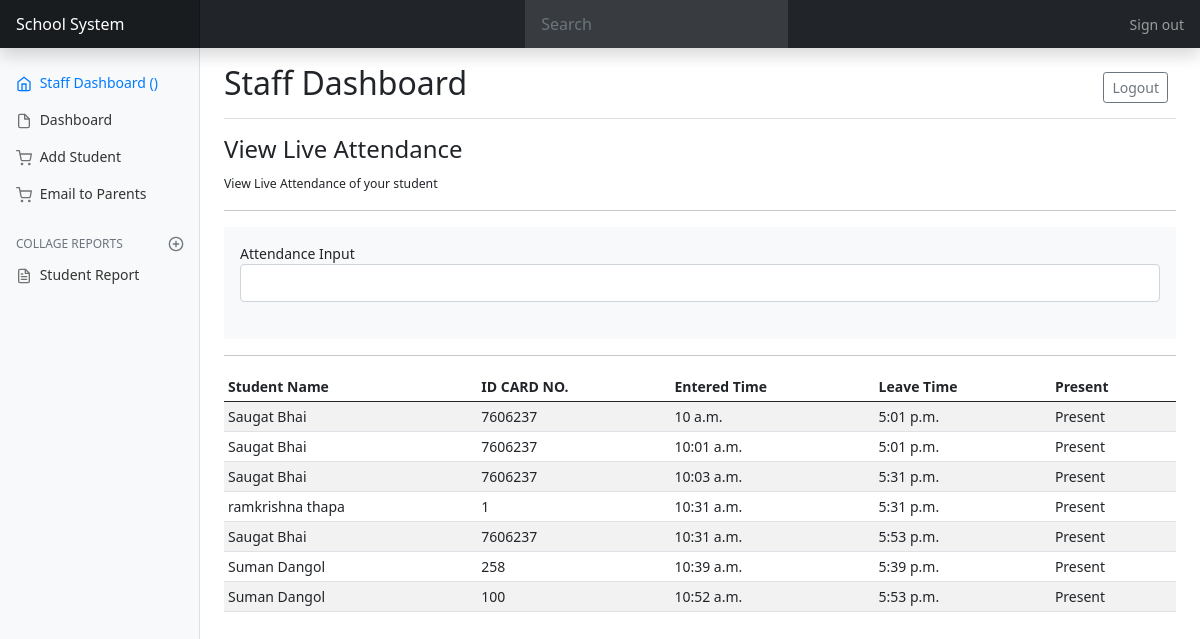
Page /liveattendance on the committed database.
### student/models.py (models this page shows, shortened)
class attendance(models.Model):
    student = models.ForeignKey(Student, on_delete=models.CASCADE)
    morning = models.TimeField(null = True)
    evening = models.TimeField(null = True)
    present = models.BooleanField(default= False)
    count = models.IntegerField(default = 0)

class Student(models.Model):
    admin = models.OneToOneField(CustomUser, on_delete=models.CASCADE)
    id_card = models.BigIntegerField(unique=True)
    number = models.BigIntegerField(null = True)
    Temporary_address = models.CharField(max_length = 300)
    street = models.CharField(max_length = 200)
    district = models.CharField(max_length = 50, default = 'Kathmandu')
    profile_pic = models.ImageField(upload_to = "Seller_Profile", blank = True)
    faculty = models.CharField(max_length= 200, default = "Computer Science")
    gender = models.CharField(max_length = 100, choices = (
        ('Male', 'Male'),
        ('Female', 'Female')
    ), default = 'Male')
    objects = models.Manager()

class CustomUser(AbstractUser):
    user_type_data = ((1, "Principal"), (2, 'Staff'), (3, 'Student'))
    user_type = models.CharField(default = 1, choices = user_type_data, max_length = 10)
    email = models.EmailField(unique = True)

### student/views.py (the view)
# urls.py: path('liveattendance', views.attendace, name = "attendance"),
def attendace(request):
    a = attendance.objects.all()
    dist = {
        'attendance':a
    }
    if request.method == 'POST':
        num = int(request.POST['attandance'])
        get_student = Student.objects.get(id_card=num)
        for inter in a:
            if inter.student == get_student:
                if inter.evening == None:
                    import datetime
                    x = datetime.datetime.now()
                    current_time = x.time()
                    go = current_time.replace(hour = 17)
                    inter.evening = go
                    inter.save()
                    number = str(get_student.number)
                    message =  "Dear Parents  " + get_student.admin.first_name  + " (Your child) has Left School"
                    sendSms(number, message)
                    a = attendance.objects.all()
                    dist = {
                        'attendance':a
                    }
                    return render(request, "attendance.html", dist)
        Attendance = attendance()
        import datetime
        x = datetime.datetime.now()
        current_time = x.time()
        cureent = current_time.replace(hour = 10)
        Attendance.student = get_student
        Attendance.morning = cureent
        Attendance.present = True
        Attendance.save()
        number = str(get_student.number)
        message = "Dear Parents  " + get_student.admin.first_name  + " (Your child) has join School"
        sendSms(number, message)
        a = attendance.objects.all()
        dist = {
            'attendance':a
        }
        return render(request, "attendance.html", dist)
        a = attendance.objects.all()
        dist = {
            'attendance':a
        }
        return render(request, "attendance.html", dist)
    else:
        return render(request, "attendance.html", dist)

### templates/attendance.html (shortened to what this page needs)
{% extends "dashboard.html" %}
{% block content %}
<main class="col-md-9 ms-sm-auto col-lg-10 px-md-4">
    <div class="d-flex justify-content-between flex-wrap flex-md-nowrap align-items-center pt-3 pb-2 mb-3 border-bottom">
      {%if user.user_type == '1'%}
      <h1 class="h2">Principal Dashboard</h1>
      {%else%}
      <h1 class="h2">Staff Dashboard</h1>
      {% endif %}
      <div class="btn-toolbar mb-2 mb-md-0">
        <div class="btn-group me-2">
            <a href="{%url 'logout'%}">
                <button type="button" class="btn btn-sm btn-outline-secondary">Logout</button>
              </a>
        </div>
      </div>
    </div>
        <h4>View Live Attendance</h4>
        <small>View Live Attendance of your student</small>
        <br>
        <hr>
        <form class="p-3" action="" method="post" style="background-color: #f8f9fa;">
            <div class="row">
                <div class="col-12">
                    <label for="student"> Attendance Input</label>
                   <input type="text" class="form-control" name="attandance">
                </div>
            </div>
            <br>
        </form>
        <hr>
      <div class="table-responsive">
        <table class="table table-striped table-sm">
          <thead>
            <tr>
              <th>Student Name</th>
              <th>ID CARD NO.</th>
              <th>Entered Time</th>
              <th>Leave Time</th>
              <th>Present</th>
            </tr>
          </thead>
          <tbody>
            {% for s in attendance  %}
            <tr>
              <td>{{s.student.admin.first_name}} {{s.student.admin.last_name}}</td>
              <td>{{s.student.id_card}}</td>
              <td>{{s.morning}}</td>
              <td>{{s.evening}}</td>
              <td>
                {%if s.present%}
                  Present
                {%endif%}
                </td>
            </tr>
            {% endfor %}
          </tbody>
        </table>
      </div>
  </main>
{% endblock content %}

### static/css/dashboard.css (style rules this page uses)
body { font-size: .875rem; }

### rows in the picture
attendance: student.admin.first_name "Saugat", student.admin.last_name "Bhai", student.id_card "7606237", morning "10 a.m.", evening "5:01 p.m.", present "Present"
attendance: student.admin.first_name "Saugat", student.admin.last_name "Bhai", student.id_card "7606237", morning "10:01 a.m.", evening "5:01 p.m.", present "Present"
attendance: student.admin.first_name "Saugat", student.admin.last_name "Bhai", student.id_card "7606237", morning "10:03 a.m.", evening "5:31 p.m.", present "Present"
attendance: student.admin.first_name "ramkrishna", student.admin.last_name "thapa", student.id_card "1", morning "10:31 a.m.", evening "5:31 p.m.", present "Present"
attendance: student.admin.first_name "Saugat", student.admin.last_name "Bhai", student.id_card "7606237", morning "10:31 a.m.", evening "5:53 p.m.", present "Present"
attendance: student.admin.first_name "Suman", student.admin.last_name "Dangol", student.id_card "258", morning "10:39 a.m.", evening "5:39 p.m.", present "Present"
attendance: student.admin.first_name "Suman", student.admin.last_name "Dangol", student.id_card "100", morning "10:52 a.m.", evening "5:53 p.m.", present "Present"
